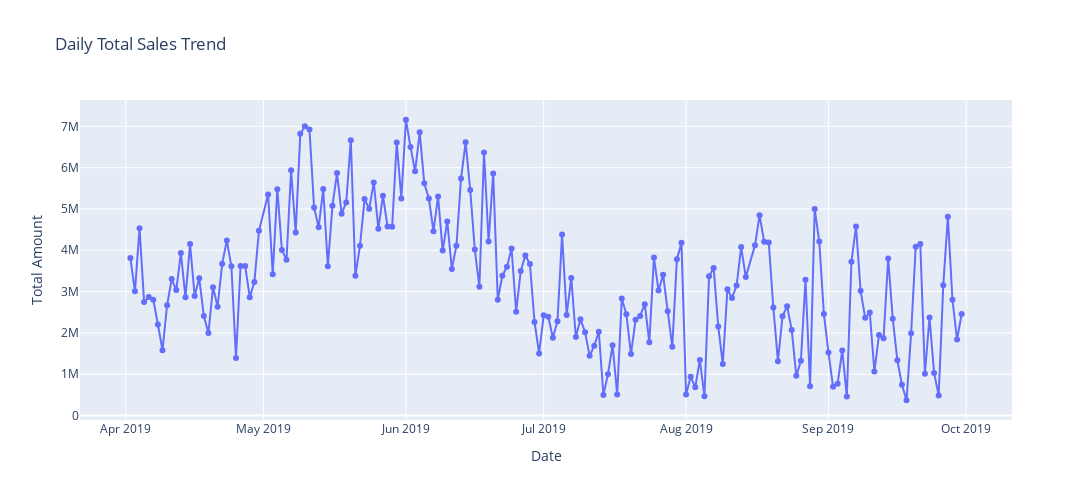

Notebook cell for this chart:
### Code cell
daily_sales = df.groupby('Date')['Total_Amount'].sum().reset_index()
fig = px.line(daily_sales,x='Date',y='Total_Amount',title="Daily Total Sales Trend",markers=True)
fig.update_layout(width=1200,height=500,xaxis_title="Date",yaxis_title="Total Amount",showlegend=False)
fig.show()

### Figure 1 — Plotly figure (JSON) as saved in the notebook; plotly's stock layout.template omitted (floating-point values rounded to 4 significant figures; data arrays with more than 128 entries replaced by an {"elided": "..."} marker saying what was removed)
{"data": [{"hovertemplate": "Date=%{x}<br>Total_Amount=%{y}<extra></extra>", "legendgroup": "", "line": {"color": "#636efa", "dash": "solid"}, "marker": {"symbol": "circle"}, "mode": "lines+markers", "name": "", "orientation": "v", "showlegend": false, "type": "scatter", "x": {"elided": "180 str values"}, "xaxis": "x", "y": {"elided": "180 int values"}, "yaxis": "y"}], "layout": {"height": 500, "legend": {"tracegroupgap": 0}, "showlegend": false, "title": {"text": "Daily Total Sales Trend"}, "width": 1200, "xaxis": {"anchor": "y", "domain": [0, 1], "title": {"text": "Date"}}, "yaxis": {"anchor": "x", "domain": [0, 1], "title": {"text": "Total Amount"}}}}
